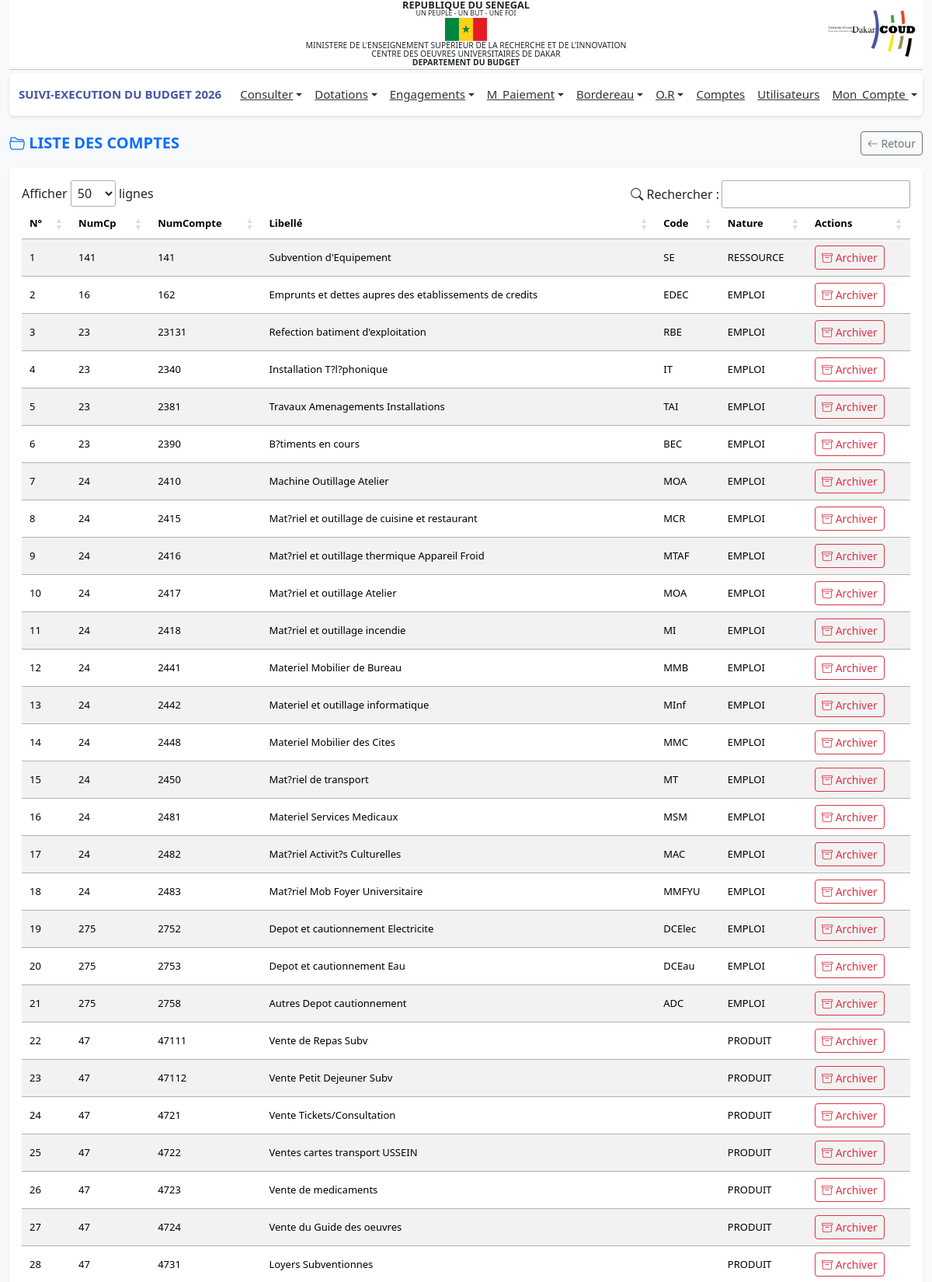
The app's page /profiles/dba/liste_compte.php (signed in, upper part) with its own data.
### tables this page shows
CREATE TABLE IF NOT EXISTS `bud_compte` (
  `idCompte` int NOT NULL AUTO_INCREMENT,
  `numCompte` varchar(100) DEFAULT NULL,
  `code` varchar(50) DEFAULT NULL,
  `dateSys` datetime DEFAULT CURRENT_TIMESTAMP,
  `libelle` varchar(255) DEFAULT NULL,
  `idCp` int DEFAULT NULL,
  PRIMARY KEY (`idCompte`),
  UNIQUE KEY `numCompte` (`numCompte`),
  KEY `idCp` (`idCp`)
);

CREATE TABLE IF NOT EXISTS `bud_comptep` (
  `idCp` int NOT NULL AUTO_INCREMENT,
  `numCp` varchar(50) DEFAULT NULL,
  `libelle` varchar(255) DEFAULT NULL,
  `dateSys` datetime DEFAULT CURRENT_TIMESTAMP,
  `nature` varchar(50) NOT NULL,
  `type` varchar(50) DEFAULT 'fonctionnement',
  PRIMARY KEY (`idCp`)
);

### includes/fonctions.php (called while the page is built, shortened)
<?php
function connexionBD()
{
    $connexion = mysqli_connect('localhost', 'root', '', 'budget_db_2024') or
        die('Serveur inaccessible. Merci de reessayer plus tard.');
    return $connexion;
}
$connexion = connexionBD();
function getAllCompte()
{
    global $connexion;
    $query = 'SELECT c.numCompte,c.code, c.libelle, cp.numCp, cp.nature FROM bud_compte As c JOIN bud_compteP As cp ON c.idCp=cp.idCp ORDER BY cp.numCp ASC';
    $result = $connexion->query($query);
    if ($result->num_rows > 0) {
        return $result->fetch_all(MYSQLI_ASSOC);
    } else {
        return [];
    }
}
?>

### profiles/dba/liste_compte.php (the view, shortened to what this page needs)
<?php include '../../includes/fonctions.php';?>
<?php include '../../includes/header.php';?>
<link rel="stylesheet" href="https://cdn.datatables.net/1.13.6/css/jquery.dataTables.min.css">
<link rel="stylesheet" href="https://cdn.jsdelivr.net/npm/bootstrap-icons@1.11.3/font/bootstrap-icons.css">
<main class="container-fluid mt-3">
    <div class="d-flex justify-content-between align-items-center mb-3">
        <h5 class="mb-0 text-primary fw-bold">
            <i class="bi bi-folder2-open"></i> LISTE DES COMPTES
        </h5>
        <a href="javascript:history.back()" class="btn btn-outline-secondary btn-sm">
            <i class="bi bi-arrow-left"></i> Retour
        </a>
    </div>
    <div class="card shadow-sm border-0">
        <div class="card-body">
            <table id="tableComptes" class="table table-striped table-hover align-middle">
                <thead class="text-white" style="background-color: #4655a4;">
                    <tr>
                        <th>N°</th>
                        <th>NumCp</th>
                        <th>NumCompte</th>
                        <th>Libellé</th>
                        <th>Code</th>
                        <th>Nature</th>
                        <th>Actions</th>
                    </tr>
                </thead>
                <tbody>
                    <?php
                        $comptes = getAllCompte();
                        $n = 0;
                    ?>
                    <?php if (!empty($comptes)) : ?>
                    <?php foreach ($comptes as $compte) : ?>
                    <?php $n++; ?>
                    <tr>
                        <td><?= $n ?></td>
                        <td><?= htmlspecialchars($compte['numCp']) ?></td>
                        <td><?= htmlspecialchars($compte['numCompte']) ?></td>
                        <td><?= htmlspecialchars($compte['libelle']) ?></td>
                        <td><?= htmlspecialchars($compte['code']) ?></td>
                        <td><?= htmlspecialchars(strtoupper($compte['nature'])) ?></td>
                        <td>
                            <a href="#" onclick="return confirm('Voulez-vous archiver ce compte ?')"
                                class="btn btn-sm btn-outline-danger">
                                <i class="bi bi-archive"></i> Archiver
                            </a>
                        </td>
                    </tr>
                    <?php endforeach; ?>
                    <?php endif; ?>
                </tbody>
            </table>
        </div>
    </div>
</main>
<?php include '../../includes/footer.php';?>
<link rel="stylesheet" href="https://cdn.datatables.net/buttons/2.4.2/css/buttons.dataTables.min.css">

### includes/header.php (style rules this page uses)
body { font-family: 'Segoe UI', Tahoma, sans-serif; background-color: #f8f9fa; margin: 0; display: flex; flex-direction: column; min-height: 100vh; }
main { flex: 1; }

### profiles/dba/liste_compte.php (style rules this page uses)
#tableComptes th, #tableComptes td { text-align: left !important; vertical-align: middle; font-size: 13px !important; }

### records on screen
bud_compte: idCp.numCp "141", numCompte "141", libelle "Subvention d'Equipement", code "SE", idCp.nature "RESSOURCE"
bud_compte: idCp.numCp "16", numCompte "162", libelle "Emprunts et dettes aupres des etablissements de credits", code "EDEC", idCp.nature "EMPLOI"
bud_compte: idCp.numCp "23", numCompte "23131", libelle "Refection batiment d'exploitation", code "RBE", idCp.nature "EMPLOI"
bud_compte: idCp.numCp "23", numCompte "2340", libelle "Installation T?l?phonique", code "IT", idCp.nature "EMPLOI"
bud_compte: idCp.numCp "23", numCompte "2381", libelle "Travaux Amenagements Installations", code "TAI", idCp.nature "EMPLOI"
bud_compte: idCp.numCp "23", numCompte "2390", libelle "B?timents en cours", code "BEC", idCp.nature "EMPLOI"
bud_compte: idCp.numCp "24", numCompte "2410", libelle "Machine Outillage Atelier", code "MOA", idCp.nature "EMPLOI"
bud_compte: idCp.numCp "24", numCompte "2415", libelle "Mat?riel et outillage de cuisine et restaurant", code "MCR", idCp.nature "EMPLOI"
bud_compte: idCp.numCp "24", numCompte "2416", libelle "Mat?riel et outillage thermique Appareil Froid", code "MTAF", idCp.nature "EMPLOI"
bud_compte: idCp.numCp "24", numCompte "2417", libelle "Mat?riel et outillage Atelier", code "MOA", idCp.nature "EMPLOI"
bud_compte: idCp.numCp "24", numCompte "2418", libelle "Mat?riel et outillage incendie", code "MI", idCp.nature "EMPLOI"
bud_compte: idCp.numCp "24", numCompte "2441", libelle "Materiel Mobilier de Bureau", code "MMB", idCp.nature "EMPLOI"
bud_compte: idCp.numCp "24", numCompte "2442", libelle "Materiel et outillage informatique", code "MInf", idCp.nature "EMPLOI"
bud_compte: idCp.numCp "24", numCompte "2448", libelle "Materiel Mobilier des Cites", code "MMC", idCp.nature "EMPLOI"
bud_compte: idCp.numCp "24", numCompte "2450", libelle "Mat?riel de transport", code "MT", idCp.nature "EMPLOI"
bud_compte: idCp.numCp "24", numCompte "2481", libelle "Materiel Services Medicaux", code "MSM", idCp.nature "EMPLOI"
bud_compte: idCp.numCp "24", numCompte "2482", libelle "Mat?riel Activit?s Culturelles", code "MAC", idCp.nature "EMPLOI"
bud_compte: idCp.numCp "24", numCompte "2483", libelle "Mat?riel Mob Foyer Universitaire", code "MMFYU", idCp.nature "EMPLOI"
bud_compte: idCp.numCp "275", numCompte "2752", libelle "Depot et cautionnement Electricite", code "DCElec", idCp.nature "EMPLOI"
bud_compte: idCp.numCp "275", numCompte "2753", libelle "Depot et cautionnement Eau", code "DCEau", idCp.nature "EMPLOI"
bud_compte: idCp.numCp "275", numCompte "2758", libelle "Autres Depot cautionnement", code "ADC", idCp.nature "EMPLOI"
bud_compte: idCp.numCp "47", numCompte "47111", libelle "Vente de Repas Subv", idCp.nature "PRODUIT"
bud_compte: idCp.numCp "47", numCompte "47112", libelle "Vente Petit Dejeuner Subv", idCp.nature "PRODUIT"
bud_compte: idCp.numCp "47", numCompte "4721", libelle "Vente Tickets/Consultation", idCp.nature "PRODUIT"
bud_compte: idCp.numCp "47", numCompte "4722", libelle "Ventes cartes transport USSEIN", idCp.nature "PRODUIT"
bud_compte: idCp.numCp "47", numCompte "4723", libelle "Vente de medicaments", idCp.nature "PRODUIT"
bud_compte: idCp.numCp "47", numCompte "4724", libelle "Vente du Guide des oeuvres", idCp.nature "PRODUIT"
bud_compte: idCp.numCp "47", numCompte "4731", libelle "Loyers Subventionnes", idCp.nature "PRODUIT"

### other values on screen
$_SESSION['an'] "2026"
